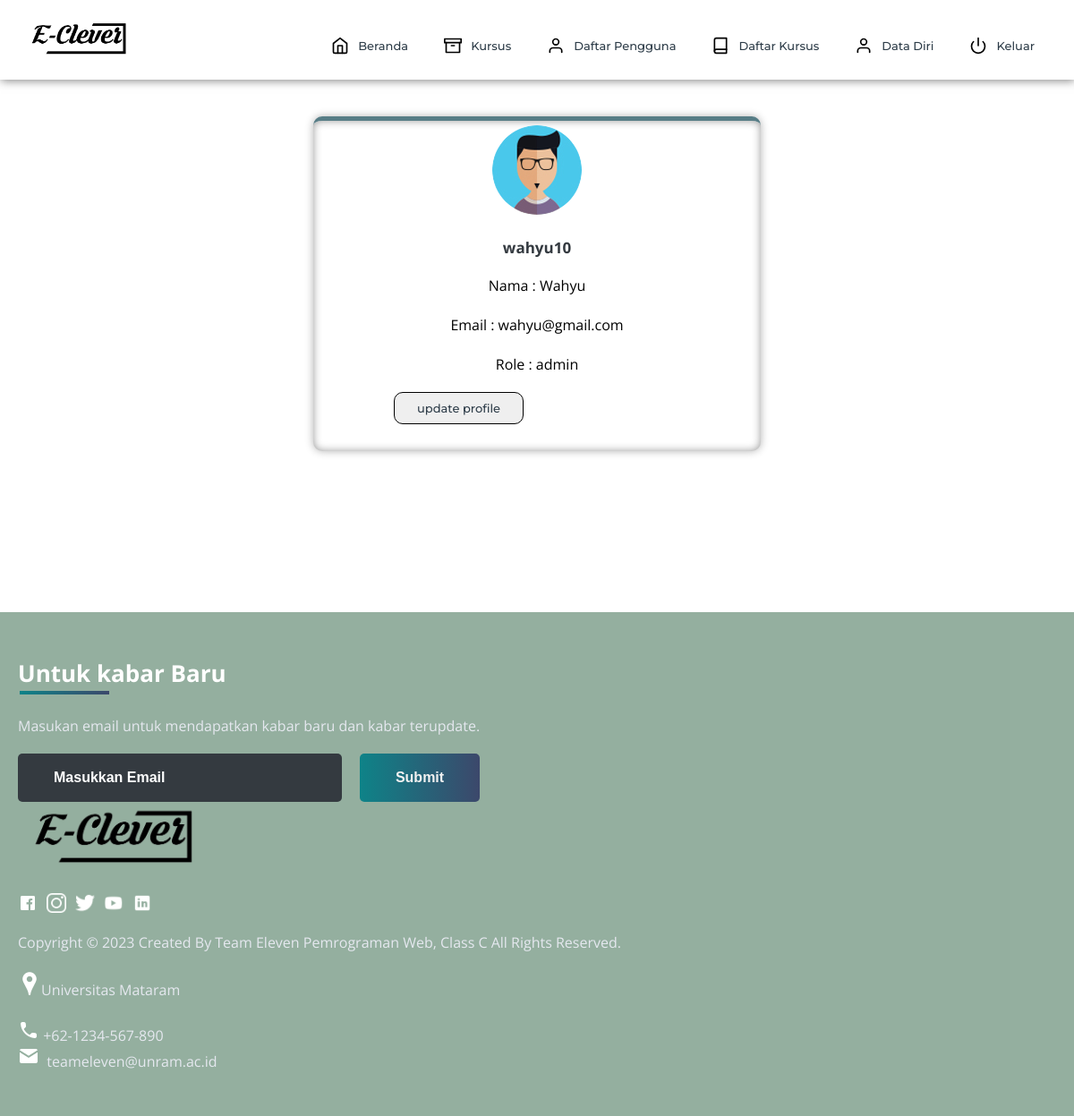
Page /admin/profile_admin.php (signed in) on the committed database.
### tables this page shows
CREATE TABLE `users` (
  `id_users` int(11) NOT NULL,
  `nama` varchar(255) NOT NULL,
  `username` varchar(25) NOT NULL,
  `email` varchar(255) NOT NULL,
  `password` varchar(255) NOT NULL,
  `role` text NOT NULL
);

### admin/profile_admin.php (the view, shortened to what this page needs)
<?php
include '../php/functions.php';
$role = $_SESSION["role"] == 'admin';
$username = $_SESSION['username'];
$result = mysqli_query($conn, "SELECT * FROM users WHERE username = '$username'");
if(mysqli_num_rows($result) == 1) {
    $row = mysqli_fetch_assoc($result);
    $role = $row['role'];
    $nama = $row['nama'];
    $email = $row['email'];
}
?>
<!DOCTYPE html>
<html>
<head>
	<link rel="stylesheet" type="text/css" href="adminstyle.css">
</head>
<body>
<header>
    <div class="nav" id="nav">
        <div id="learned-logo">
        <a href="#"><img src="../asset/images/icon/clever.png" style="width: 120px;"></a></div>
        <ul id="list-switch">
		<li><a href="home_admin.php"><img src="../asset/images/icon/home.svg" class="icon">Beranda</a></li>
		<li><a href="course_admin.php"><img src="../asset/images/icon/archive.svg" class="icon">Kursus</a></li>
			<li><a href="Users.php"><img src="../asset/images/icon/user.svg" class="icon">Daftar Pengguna</a></li>
            <li><a href="list_course.php"><img src="../asset/images/icon/book.svg" class="icon">Daftar Kursus</a></li>
            <li><a href="profile_admin.php"><img src="../asset/images/icon/user.svg" class="icon">Data Diri</a></li>
            <li><a href="../php/logout.php"><img src="../asset/images/icon/power.svg" alt="">Keluar</a></li>
        </ul>
    </div>
</header>
<section class="pro">
	<div class="diffSection" id="course_section">
		<div class="totalcard">
			<div class="card">
				<center><img src="../asset/images/profile/pic.jpg"></center>
				<center><div class="card-title"><?php echo $_SESSION['username'];?></div>
				<div id="detail">
				<div class="duty">Nama : <?php echo $nama; ?></div>
					<br>
					<div class="duty">Email : <?php echo $email; ?></div>
					<br>
					<div class="duty">Role : <?php echo $role; ?></div>
					<a href="update.php"><button type="submit" class="btn-course">update profile</button></a>
				</div>
				</center>
			</div>
		</div>
	 </div>
</section>
<footer>
	<div class="footer-container">
		<div class="left-col">
			<img src="../asset/images/icon/clever.png" style="width: 200px;">
			<div class="social-media">
				<a href="#"><img src="../asset/images/icon\fb.png"></a>
				<a href="#"><img src="../asset/images/icon\insta.png"></a>
				<a href="#"><img src="../asset/images/icon\tt.png"></a>
				<a href="#"><img src="../asset/images/icon\ytube.png"></a>
				<a href="#"><img src="../asset/images/icon\linkedin.png"></a>
			</div><br><br>
			<p class="rights-text">Copyright © 2023 Created By Team Eleven Pemrograman Web, Class C All Rights Reserved.</p>
			<br><p><img src="../asset/images/icon/location.png">Universitas Mataram</p><br>
			<p><img src="../asset/images/icon/phone.png"> +62-1234-567-890<br><img src="../asset/images/icon/mail.png">&nbsp; teameleven@unram.ac.id</p>
		</div>
		<div class="right-col">
			<h1 style="color: #fff">Untuk kabar Baru</h1>
			<div class="border"></div><br>
			<p>Masukan email untuk mendapatkan kabar baru dan kabar terupdate.</p>
			<form class="newsletter-form">
				<input class="txtb" type="email" placeholder="Masukkan Email">
				<input class="btn" type="submit" value="Submit">
			</form>
		</div>
	</div>
</footer>
</body>
</html>

### admin/adminstyle.css (style rules this page uses)
* { box-sizing: border-box; margin: 0; padding: 0; }
html { scroll-behavior: smooth; }
body { background: #FFF; font-family: 'Open Sans', sans-serif; }
.nav { width: 100%; background-color: #fff; display: flex; flex-wrap: wrap; justify-content: space-between; align-items: center; padding: 20px 2%; position: fixed; top: 0px; z-index: 10; box-shadow: 1px 1px 10px rgba(0,0,0,0.5); }
.nav li, a, button { float: left; font-family: "Montserrat", sans-serif; font-weight: 500; font-size: 13px; color: #2E3D49; display: block; text-decoration: none; text-align: center; }
.nav ul li img { width: 20px; margin-right: 10px; transform: translateY(5px); padding-top: 5px; }
.nav ul li { list-style: none; display: inline-block; padding: 0px 20px; }
.nav ul li a { transition: all 0.3s ease 0s; }
.totalcard { width: 100%; display: flex; flex-wrap: wrap; align-items: center; justify-content: center; margin-bottom: 50px; }
.totalcard .card { margin: 30px; width: 300px; border-radius: 10px; background: #fff; }
.totalcard .card { box-shadow: inset 0 0 10px rgba(0,0,0,0.4), 0 0 10px rgba(0,0,0,0.3); }
.card:nth-child(1) { border-top: 5px solid #577D86; }
.totalcard .card img { width: 100px; height: 100px; margin-top: 5px; cursor: pointer; border-radius: 50px; transition-duration: .8s; }
#detail button { outline: none; border-radius: 10px; border-style: none; border: 1px solid black; padding: 9px 25px; cursor: pointer; transition-duration: .4s; }
#detail a { bottom: 80px; text-decoration: none; margin-bottom: 30px; margin-top: 20px; margin-left: 90px; align-self: center; }
.card-title { font-size: 17px; color: #343A40; padding: 20px; font-weight: 700; }
.pro { padding: 100px; }
.pro .card { width: 50%; height: 50%; }
footer { color: #E5E8EF; background: #94AF9F; padding: 50px 0; }
footer .footer-container { max-width: 1300px; margin: auto; padding: 0 20px; display: flex; justify-content: space-between; align-items: center; flex-wrap: wrap-reverse; }
footer .social-media img { width: 22px; }
footer .social-media { margin: 20px 0; }
footer .social-media a { color: #001a21; margin-right: 10px; font-size: 22px; text-decoration: none; }
footer .right-col h1 { font-size: 26px; }
footer .border { width: 100px; height: 4px; background: linear-gradient(to right, #0E8388, #3C486B); margin: 2px; }
footer .newsletter-form { display: flex; justify-content: center; align-items: center; flex-wrap: wrap; }
footer input::placeholder { color: white !important; }
footer .txtb { flex: 1; padding: 18px 40px; font-size: 16px; background: #343A40; border: none; font-weight: 700; outline: none; border-radius: 5px; min-width: 260px; margin-top: 20px; color: white; }
footer .btn { margin-top: 20px; padding: 18px 40px; font-size: 16px; color: #f1f1f1; background: linear-gradient(to right, #0E8388, #3C486B); border: none; font-weight: 700; outline: none; border-radius: 5px; margin-left: 20px; cursor: pointer; transition: opacity .3s linear; }

### rows in the picture
users: nama "Wahyu", email "wahyu@gmail.com", role "admin"

### other values in the picture
$_SESSION['username'] "wahyu10"
